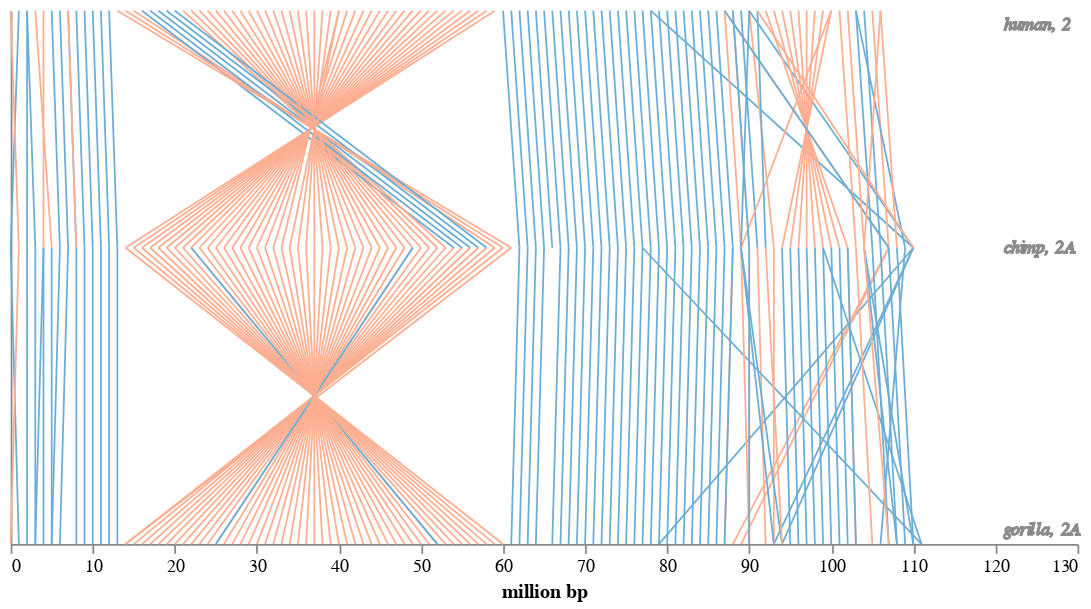

Notebook source saved alongside this figure:
### Markdown cell above
*Chromosome 2 events*
- Chimp, large 2A inversion
- Human, smaller 2 inversion

### Code cell
chromosome_graph('chimp2A_x2.csv', "human", "2", "chimp", "2A", "gorilla", "2A")

### Figure 1 — Vega-Lite specification as saved in the notebook (floating-point values rounded to 4 significant figures; data arrays with more than 128 entries replaced by an {"elided": "..."} marker saying what was removed)
{"config": {"view": {"continuousWidth": 400, "continuousHeight": 300, "stroke": "transparent", "width": 600}, "axis": {"grid": false}}, "layer": [{"data": {"name": "data-6ef1bee02da473596489a4e9997bde0c"}, "mark": "line", "encoding": {"color": {"type": "nominal", "field": "color", "scale": {"domain": ["same orientation", "inversed"], "range": ["#6baed6", "#fcae91"]}, "title": ""}, "x": {"type": "quantitative", "axis": {"grid": false}, "field": "x"}, "x2": {"field": "x2"}, "y": {"type": "quantitative", "axis": {"grid": false}, "field": "y"}, "y2": {"field": "y2"}}}, {"data": {"name": "data-9f7750b80b514c8dcd462ee468c82588"}, "mark": {"type": "text", "align": "left", "fontSize": 10, "fontStyle": "italic", "opacity": 0.9, "stroke": "grey"}, "encoding": {"color": {"type": "nominal", "field": "color", "legend": null, "scale": {"domain": ["same orientation", "inversed"], "range": ["#6baed6", "#fcae91"]}}, "text": {"type": "nominal", "field": "text"}, "x": {"type": "quantitative", "field": "x"}, "y": {"type": "quantitative", "field": "y"}}}, {"mark": "text", "encoding": {"color": {"type": "nominal", "field": "color", "legend": {"orient": "left", "symbolType": "stroke", "title": ""}, "scale": {"domain": ["same orientation", "inversed"], "range": ["#6baed6", "#fcae91"]}}, "x": {"type": "quantitative", "axis": {"grid": false, "ticks": true, "title": "million bp"}, "field": "x"}, "y": {"type": "quantitative", "axis": {"grid": false, "labels": false, "ticks": false, "title": ""}, "field": "y"}}}], "$schema": "https://vega.github.io/schema/vega-lite/v4.0.0.json", "datasets": {"data-6ef1bee02da473596489a4e9997bde0c": {"elided": "246 records"}, "data-9f7750b80b514c8dcd462ee468c82588": [{"x": 121, "y": 438, "text": "human, 2"}, {"x": 121, "y": 250, "text": "chimp, 2A"}, {"x": 121, "y": 12, "text": "gorilla, 2A"}]}}
